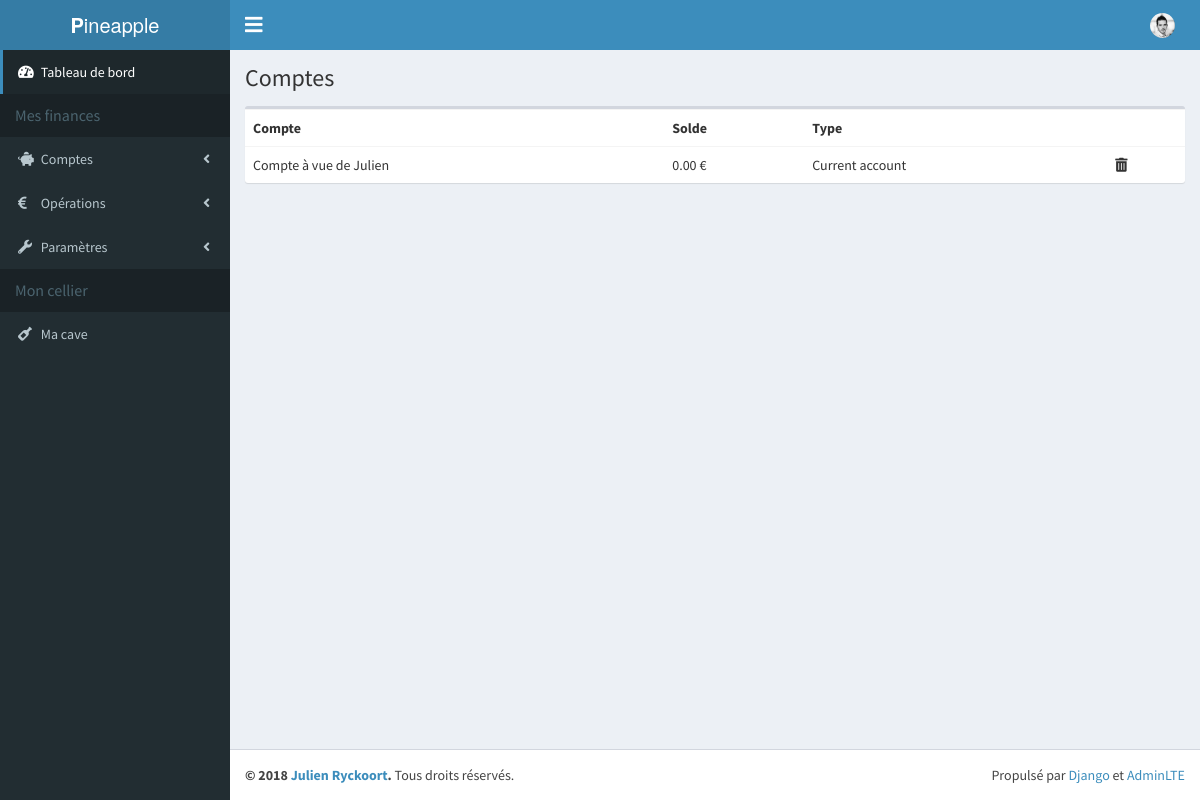
/accounting/accounts/1, run on the app's committed database.
### accounting/models.py (models this page shows, shortened)
class Account(models.Model):
    budget = models.ForeignKey('Budget', on_delete=models.CASCADE)
    name = models.CharField(max_length=200)
    text = models.TextField(default=None, blank=True, null=True)
    balance = models.DecimalField(max_digits=13, decimal_places=2)
    type = models.ForeignKey('AccountType', on_delete=models.PROTECT)
    class Meta:
        ordering = ('budget','type',)

class AccountType(models.Model):
    name = models.CharField(max_length=200)
    class Meta:
        ordering = ('name',)
    def __str__(self):
        return self.name

### accounting/views.py (the view)
# urls.py: path('accounts/<id_budget>', views.accounts, name='accounts'),
def accounts(request, id_budget):
    accounts = Account.objects.filter(budget=id_budget)
    return render(request, 'accounting/index_accounts.html', locals())

### accounting/templates/accounting/index_accounts.html (shortened to what this page needs)
{% extends 'base.html' %}
{% block header %}
<h1>
  Comptes
</h1>
{% endblock %}
{% block content %}
<div class="box">
  <div class="box-body no-padding">
    <table class="table">
      <tbody>
        <tr>
          <th>Compte</th>
          <th>Solde</th>
          <th>Type</th>
          <th></th>
        </tr>
        {% for account in accounts %}
        <tr>
          <td>{{ account.name }}</td>
          <td>{{ account.balance }} €</td>
          <td>{{ account.type }}</td>
          <td><i class="fas fa-trash-alt"></i></td>
        </tr>
        {% endfor %}
      </tbody>
    </table>
  </div>
</div>
{% endblock %}

### data on the page
Account: name "Compte à vue de Julien", balance "0.00", type "Current account"
